Frame 1 (no input): blank canvas, image omitted
Frame 60 (the mouse pressed at the canvas centre just before this capture): blank canvas, image omitted
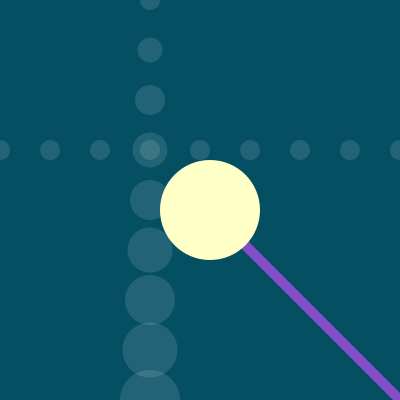
Frame 120 (the mouse held since frame 60 and released just before this capture)

The Processing sketch whose frames 1 and 60 were blank and that drew this single picture after the mouse press (run headless with seeded random() and noise(); from frame 60 on, the mouse is pressed at the canvas centre):

// Processing sketch: processing_100592
// ── processing_100592.pde

void setup(){
  size(400, 400);
  noStroke();
   fill(200, random(255), 255);
  }
  
    int i=0;

void draw(){
    background(5, 79, 99);
    
     for (i=0; i<900; i=i+50){
       fill(255, 255, 255, 30);
       noStroke();
    ellipse(i, mouseX-50, 20, 20);
  ellipse(mouseX-50, i, 20+i/10, 20+i/10);}
    
    strokeWeight(10);
    
    stroke(200, random(255), 255, random(100, 200));
    fill(200, 255, 255, random(100, 200));
triangle(mouseX/2, mouseX/2, mouseX/2, mouseY/2, mouseY/2, mouseY/2);

    stroke(200, random(255), 255, random(100, 200));
fill(255, 200, 255, random(100, 200));
triangle(mouseX*2, mouseY*2, mouseX, mouseY, mouseY, mouseY);

noStroke();
fill(255, 255, 200);
ellipse(mouseY+10, mouseX+10, mouseX/2, mouseX/2);

}
